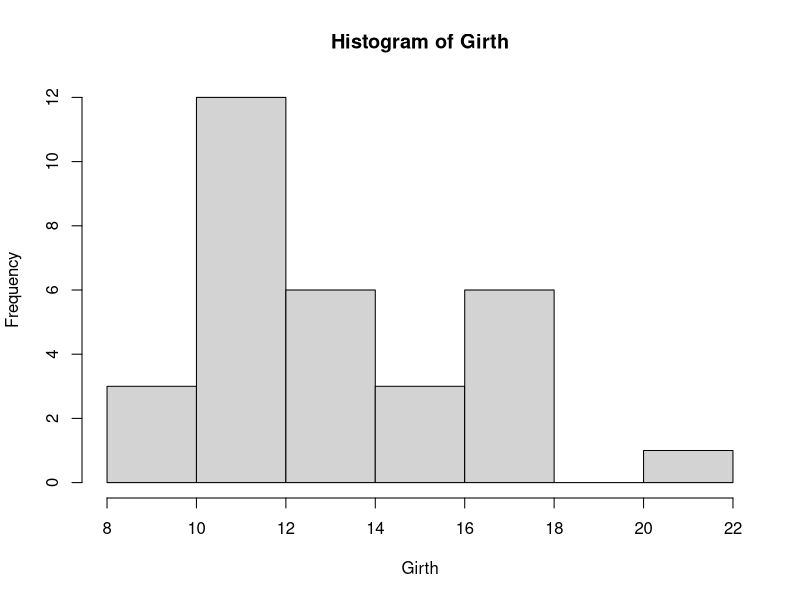
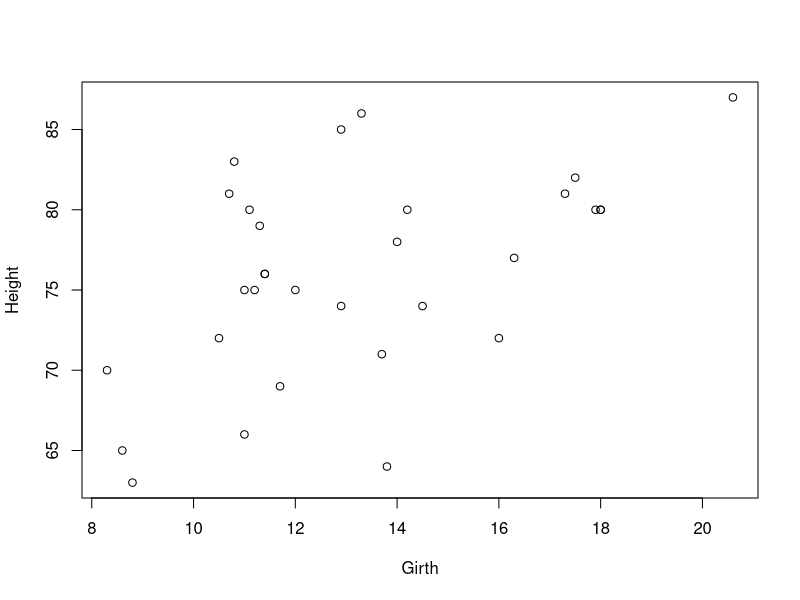
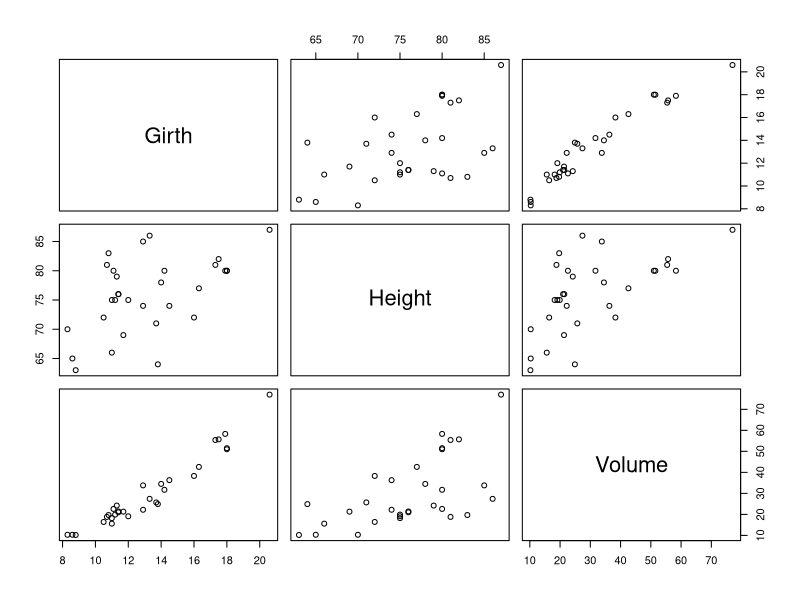
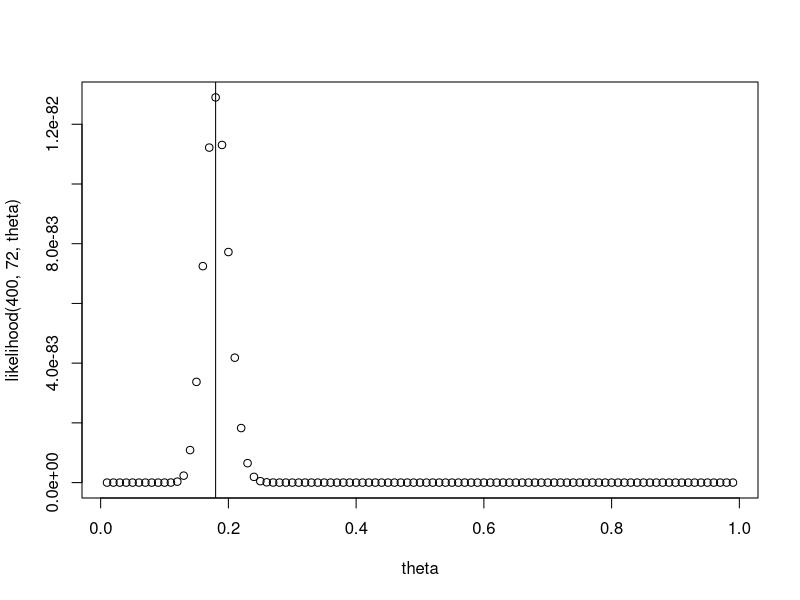
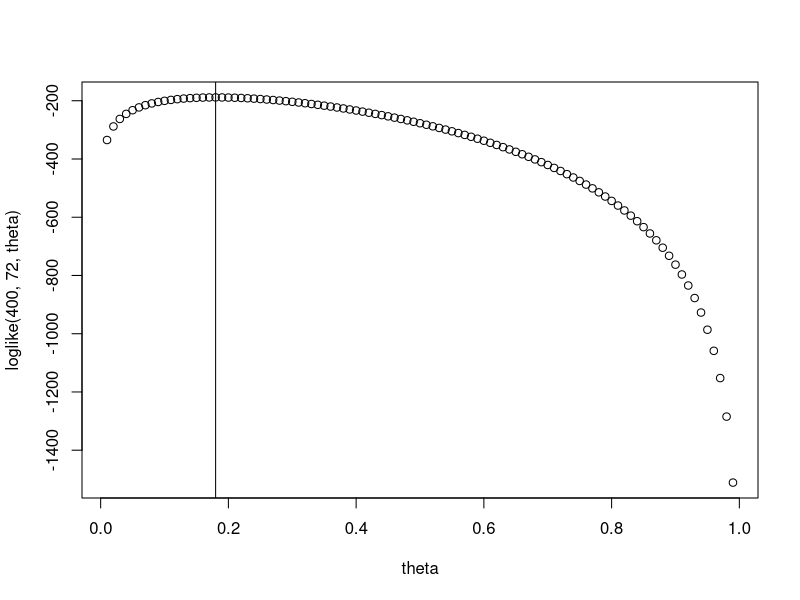
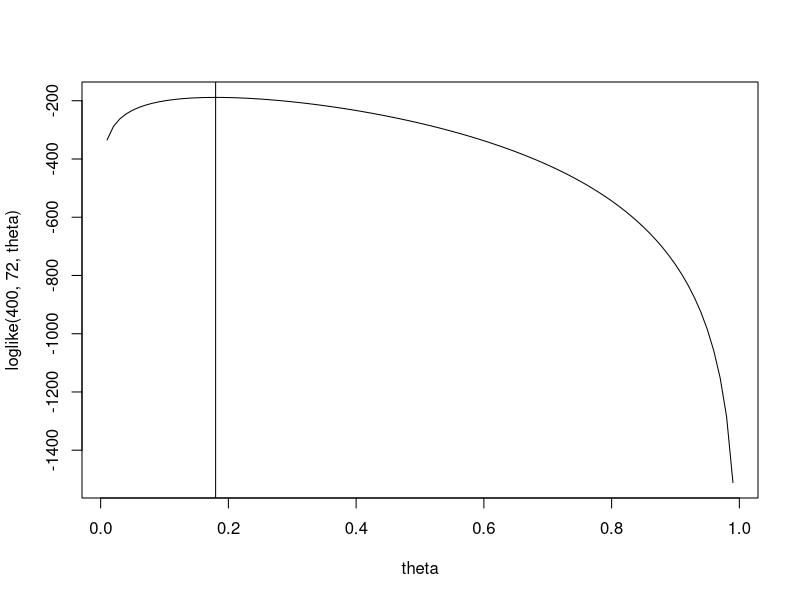

The R script that drew these images, in order:
round(0.47-1.96*sqrt(.53*.47/100),2)
round(0.47+1.96*sqrt(.53*.47/100),2)
a <- c(2.0,2.5,4.1,1.8,4.)
a
round(1/mean(a),2)
x <- c(-1.2,0.5,0.8,-0.3)
round(mean(x),2)
1+2+3
z <- c(2,3,4,5,6)
z
mean(z)
sd(z)
sqrt(var(z))
seq(from=.1,to=0.9,by=.1)
seq(.1,.9,.1)
seq(1,10)
trees
attach(trees)
names(trees)
hist(Girth)
plot(Girth, Height)
pairs(trees)
likelihood = function(n,y,theta){return(theta^y*(1-theta)^(n-y))}
theta = seq(.01, .99, .01)
theta
plot(theta, likelihood(400,72,theta))
abline(v=.18)
loglike = function(n, y, theta){return(y*log(theta)+(n-y)*log(1-theta))}
plot(theta, loglike(400, 72, theta))
abline(v=.18)
plot(theta, loglike(400, 72, theta), type = 'l')
abline(v=.18)
dnorm(0,0,1)
pnorm(0,0,1)
qnorm(0.025,0,1)
pnorm(-1.96,0,1)
rnorm(10)

round(dpois(1,3),3)
round(dpois(0,3),3)
round(dpois(0,3)+dpois(1,3),3)
round(ppois(1,3),3)
round(1-ppois(1,3),3)
round(pgamma(1.5,2,1/3)-pgamma(0.5,2,1/3),3)
round(qnorm(0.975), 3)
round(pnorm(1.96)-pnorm(-1.96),3)
round(qnorm(0.95),2)
